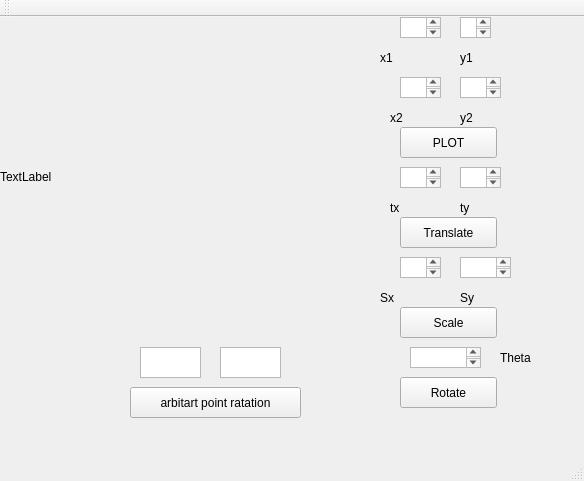
<?xml version="1.0" encoding="UTF-8"?>
<ui version="4.0">
 <class>MainWindow</class>
 <widget class="QMainWindow" name="MainWindow">
  <property name="geometry">
   <rect>
    <x>0</x>
    <y>0</y>
    <width>584</width>
    <height>481</height>
   </rect>
  </property>
  <property name="windowTitle">
   <string>MainWindow</string>
  </property>
  <widget class="QWidget" name="centralWidget">
   <widget class="QLabel" name="label">
    <property name="geometry">
     <rect>
      <x>0</x>
      <y>0</y>
      <width>320</width>
      <height>320</height>
     </rect>
    </property>
    <property name="minimumSize">
     <size>
      <width>281</width>
      <height>0</height>
     </size>
    </property>
    <property name="text">
     <string>TextLabel</string>
    </property>
   </widget>
   <widget class="QTextEdit" name="textEdit">
    <property name="geometry">
     <rect>
      <x>400</x>
      <y>0</y>
      <width>41</width>
      <height>21</height>
     </rect>
    </property>
   </widget>
   <widget class="QTextEdit" name="textEdit_2">
    <property name="geometry">
     <rect>
      <x>460</x>
      <y>0</y>
      <width>31</width>
      <height>21</height>
     </rect>
    </property>
   </widget>
   <widget class="QTextEdit" name="textEdit_3">
    <property name="geometry">
     <rect>
      <x>400</x>
      <y>60</y>
      <width>41</width>
      <height>21</height>
     </rect>
    </property>
   </widget>
   <widget class="QTextEdit" name="textEdit_4">
    <property name="geometry">
     <rect>
      <x>460</x>
      <y>60</y>
      <width>41</width>
      <height>21</height>
     </rect>
    </property>
   </widget>
   <widget class="QLabel" name="label_2">
    <property name="geometry">
     <rect>
      <x>380</x>
      <y>30</y>
      <width>65</width>
      <height>21</height>
     </rect>
    </property>
    <property name="text">
     <string>x1</string>
    </property>
   </widget>
   <widget class="QLabel" name="label_3">
    <property name="geometry">
     <rect>
      <x>460</x>
      <y>30</y>
      <width>65</width>
      <height>21</height>
     </rect>
    </property>
    <property name="text">
     <string>y1</string>
    </property>
   </widget>
   <widget class="QLabel" name="label_4">
    <property name="geometry">
     <rect>
      <x>390</x>
      <y>90</y>
      <width>65</width>
      <height>21</height>
     </rect>
    </property>
    <property name="text">
     <string>x2</string>
    </property>
   </widget>
   <widget class="QLabel" name="label_5">
    <property name="geometry">
     <rect>
      <x>460</x>
      <y>90</y>
      <width>65</width>
      <height>21</height>
     </rect>
    </property>
    <property name="text">
     <string>y2</string>
    </property>
   </widget>
   <widget class="QPushButton" name="pushButton">
    <property name="geometry">
     <rect>
      <x>400</x>
      <y>110</y>
      <width>97</width>
      <height>31</height>
     </rect>
    </property>
    <property name="text">
     <string>PLOT</string>
    </property>
   </widget>
   <widget class="QTextEdit" name="textEdit_5">
    <property name="geometry">
     <rect>
      <x>400</x>
      <y>150</y>
      <width>41</width>
      <height>21</height>
     </rect>
    </property>
   </widget>
   <widget class="QTextEdit" name="textEdit_6">
    <property name="geometry">
     <rect>
      <x>460</x>
      <y>150</y>
      <width>41</width>
      <height>21</height>
     </rect>
    </property>
   </widget>
   <widget class="QLabel" name="label_6">
    <property name="geometry">
     <rect>
      <x>390</x>
      <y>180</y>
      <width>65</width>
      <height>21</height>
     </rect>
    </property>
    <property name="text">
     <string>tx</string>
    </property>
   </widget>
   <widget class="QLabel" name="label_7">
    <property name="geometry">
     <rect>
      <x>460</x>
      <y>180</y>
      <width>65</width>
      <height>21</height>
     </rect>
    </property>
    <property name="text">
     <string>ty</string>
    </property>
   </widget>
   <widget class="QPushButton" name="pushButton_2">
    <property name="geometry">
     <rect>
      <x>400</x>
      <y>200</y>
      <width>97</width>
      <height>31</height>
     </rect>
    </property>
    <property name="text">
     <string>Translate</string>
    </property>
   </widget>
   <widget class="QTextEdit" name="textEdit_7">
    <property name="geometry">
     <rect>
      <x>400</x>
      <y>240</y>
      <width>41</width>
      <height>21</height>
     </rect>
    </property>
   </widget>
   <widget class="QTextEdit" name="textEdit_8">
    <property name="geometry">
     <rect>
      <x>460</x>
      <y>240</y>
      <width>51</width>
      <height>21</height>
     </rect>
    </property>
   </widget>
   <widget class="QLabel" name="label_8">
    <property name="geometry">
     <rect>
      <x>380</x>
      <y>270</y>
      <width>65</width>
      <height>21</height>
     </rect>
    </property>
    <property name="text">
     <string>Sx</string>
    </property>
   </widget>
   <widget class="QLabel" name="label_9">
    <property name="geometry">
     <rect>
      <x>460</x>
      <y>270</y>
      <width>65</width>
      <height>21</height>
     </rect>
    </property>
    <property name="text">
     <string>Sy</string>
    </property>
   </widget>
   <widget class="QPushButton" name="pushButton_3">
    <property name="geometry">
     <rect>
      <x>400</x>
      <y>290</y>
      <width>97</width>
      <height>31</height>
     </rect>
    </property>
    <property name="text">
     <string>Scale</string>
    </property>
   </widget>
   <widget class="QTextEdit" name="textEdit_9">
    <property name="geometry">
     <rect>
      <x>410</x>
      <y>330</y>
      <width>71</width>
      <height>21</height>
     </rect>
    </property>
   </widget>
   <widget class="QLabel" name="label_10">
    <property name="geometry">
     <rect>
      <x>500</x>
      <y>330</y>
      <width>65</width>
      <height>21</height>
     </rect>
    </property>
    <property name="text">
     <string>Theta</string>
    </property>
   </widget>
   <widget class="QPushButton" name="pushButton_4">
    <property name="geometry">
     <rect>
      <x>400</x>
      <y>360</y>
      <width>97</width>
      <height>31</height>
     </rect>
    </property>
    <property name="text">
     <string>Rotate</string>
    </property>
   </widget>
   <widget class="QTextEdit" name="textEdit_10">
    <property name="geometry">
     <rect>
      <x>140</x>
      <y>330</y>
      <width>61</width>
      <height>31</height>
     </rect>
    </property>
   </widget>
   <widget class="QTextEdit" name="textEdit_11">
    <property name="geometry">
     <rect>
      <x>220</x>
      <y>330</y>
      <width>61</width>
      <height>31</height>
     </rect>
    </property>
   </widget>
   <widget class="QPushButton" name="pushButton_5">
    <property name="geometry">
     <rect>
      <x>130</x>
      <y>370</y>
      <width>171</width>
      <height>31</height>
     </rect>
    </property>
    <property name="text">
     <string>arbitart point ratation</string>
    </property>
   </widget>
  </widget>
  <widget class="QMenuBar" name="menuBar">
   <property name="geometry">
    <rect>
     <x>0</x>
     <y>0</y>
     <width>584</width>
     <height>27</height>
    </rect>
   </property>
  </widget>
  <widget class="QToolBar" name="mainToolBar">
   <attribute name="toolBarArea">
    <enum>TopToolBarArea</enum>
   </attribute>
   <attribute name="toolBarBreak">
    <bool>false</bool>
   </attribute>
  </widget>
  <widget class="QStatusBar" name="statusBar"/>
 </widget>
 <layoutdefault spacing="6" margin="11"/>
 <resources/>
 <connections/>
</ui>
